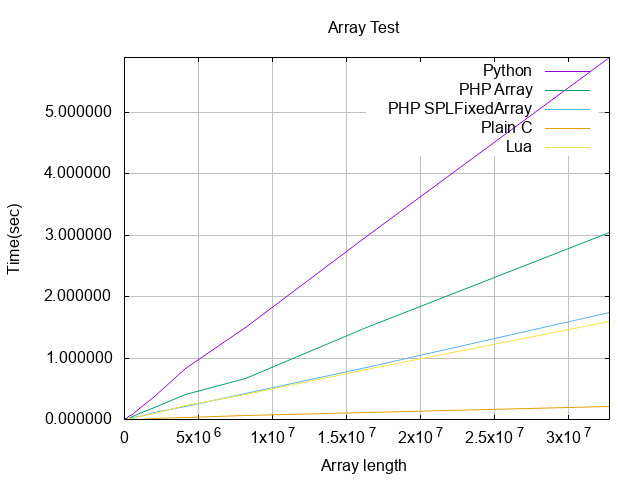

Source code (gnuplot):
set terminal jpeg size 640,480
set output "test.jpg"
set title "Array Test"
set datafile separator ','
set ylabel "Time(sec)"
set xlabel "Array length"
set style line 100 lt 1 lc rgb "grey" lw 0.5 # linestyle for the grid
set grid ls 100
set autoscale fix
datafile = 'test.csv'
plot datafile using 1:2 title "Python" with lines,\
datafile using 1:4 title "PHP Array" with lines,\
datafile using 1:5 title "PHP SPLFixedArray" with lines,\
datafile using 1:7 title "Plain C" with lines,\
datafile using 1:9 title "Lua" with lines,\
